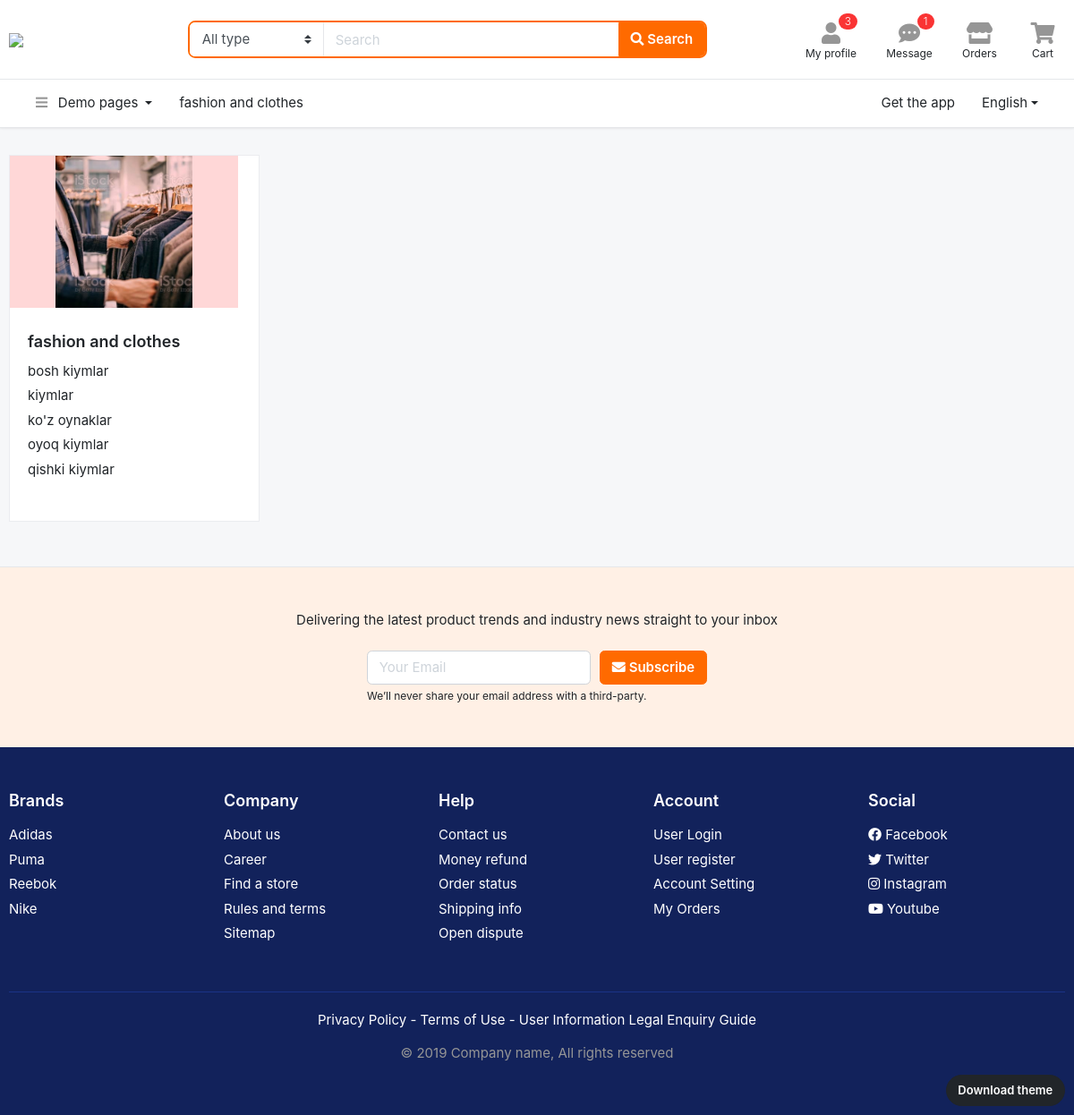
The app's page /bolimlar/ with its own data.
### Alistyleapp/models.py (models this page shows, shortened)
class Bolim(models.Model):
    nom = models.CharField(max_length=50)
    rasm = models.FileField(upload_to="rasmlar", blank=True)
    def __str__(self):
        return self.nom

class Ichki(models.Model):
    nom = models.CharField(max_length=50)
    rasm = models.FileField(upload_to="rasmlar")
    bolim = models.ForeignKey(Bolim, on_delete=models.SET_NULL, null=True, related_name="bolim_ichkilari")

### Alistyleapp/views.py (the view)
# urls.py: path('bolimlar/', BolimlarView.as_view(), name="bolimlar"),
class BolimlarView(View):
     def get(self,request):
         data = {
             "bolimlar": Bolim.objects.all()
         }
         return render(request, "page-category.html", data)

### templates/page-category.html (shortened to what this page needs)
<!DOCTYPE HTML>
<html lang="en">
{% load static %}
<head>
<link href="{% static 'css/bootstrap.css' %}" rel="stylesheet" type="text/css"/>
<link href="{% static 'fonts/fontawesome/css/all.min.css' %}" type="text/css" rel="stylesheet">
<link href="{% static 'css/ui.css' %}" rel="stylesheet" type="text/css"/>
<link href="{% static 'css/responsive.css' %}" rel="stylesheet" type="text/css" />
</head>
<body>
<a href="{% static 'bootstrap-ecommerce.com/page-themes.html' %}" class="btn btn-dark rounded-pill" style="font-size:13px; z-index:100; position: fixed; bottom:10px; right:10px;">Download theme</a>
<header class="section-header">
<section class="header-main border-bottom">
	<div class="container">
		<div class="row align-items-center">
			<div class="col-xl-2 col-lg-3 col-md-12">
				<a href="{% static 'bootstrap-ecommerce.com" class="brand-wrap">
					<img class="logo" src="{% static 'images/logo.png' %}">
				</a>
			</div>
			<div class="col-xl-6 col-lg-5 col-md-6">
				<form action="#" class="search-header">
					<div class="input-group w-100">
						<select class="custom-select border-right"  name="category_name">
								<option value="">All type</option><option value="codex">Special</option>
						</select>
					    <input type="text" class="form-control" placeholder="Search">
					    <div class="input-group-append">
					      <button class="btn btn-primary" type="submit">
					        <i class="fa fa-search"></i> Search
					      </button>
					    </div>
				    </div>
				</form>
			</div>
			<div class="col-xl-4 col-lg-4 col-md-6">
				<div class="widgets-wrap float-md-right">
					<div class="widget-header mr-3">
						<a href="#" class="widget-view">
							<div class="icon-area">
								<i class="fa fa-user"></i>
								<span class="notify">3</span>
							</div>
							<small class="text"> My profile </small>
						</a>
					</div>
					<div class="widget-header mr-3">
						<a href="#" class="widget-view">
							<div class="icon-area">
								<i class="fa fa-comment-dots"></i>
								<span class="notify">1</span>
							</div>
							<small class="text"> Message </small>
						</a>
					</div>
					<div class="widget-header mr-3">
						<a href="#" class="widget-view">
							<div class="icon-area">
								<i class="fa fa-store"></i>
							</div>
							<small class="text"> Orders </small>
						</a>
					</div>
					<div class="widget-header">
						<a href="#" class="widget-view">
							<div class="icon-area">
								<i class="fa fa-shopping-cart"></i>
							</div>
							<small class="text"> Cart </small>
						</a>
					</div>
				</div>
			</div>
		</div>
	</div>
</section>
<nav class="navbar navbar-main navbar-expand-lg border-bottom">
  <div class="container">
    <div class="collapse navbar-collapse" id="main_nav">
      <ul class="navbar-nav">
		<li class="nav-item dropdown">
			<a class="nav-link dropdown-toggle" data-toggle="dropdown" href="#"> <i class="fa fa-bars text-muted mr-2"></i> Demo pages </a>
		</li>
		  {% for i in bolimlar%}
      	<li class="nav-item">
           <a class="nav-link" href="#">{{ i }}</a>
        </li>
		  {% endfor %}
      </ul>
      <ul class="navbar-nav ml-md-auto">
      	  <li class="nav-item">
            <a class="nav-link" href="#">Get the app</a>
          </li>
	      <li class="nav-item dropdown">
	        <a class="nav-link dropdown-toggle" href="http://example.com" data-toggle="dropdown">English</a>
	      </li>
	   </ul>
    </div>
  </div>
</nav>
</header>
<section class="section-content padding-y">
<div class="container">
<nav class="row">
	{% for bolim in bolimlar %}
		<div class="col-md-3">
			<div class="card card-category">
			  <div class="img-wrap" style="background: #ffd7d7">
			  	<img src="{{ bolim.rasm.url }}">
			  </div>
			  <div class="card-body">
			    <h4 class="card-title"><a href="/bolimlar/{{bolim.id}}/">{{ bolim.nom }}</a></h4>
			    <ul class="list-menu">
					{% for ichki in bolim.bolim_ichkilari.all|slice:":5" %}
			    	<li><a href="/ichki/{{ichki.id}}/">{{ ichki.nom }}</a></li>
					{% endfor %}
			    </ul>
			  </div>
			</div>
		</div>
	</nav>
</div>
	{% endfor %}
</section>
<section class="padding-y-lg bg-light border-top">
<div class="container">
<p class="pb-2 text-center">Delivering the latest product trends and industry news straight to your inbox</p>
<div class="row justify-content-md-center">
	<div class="col-lg-4 col-sm-6">
<form class="form-row">
		<div class="col-8">
		<input class="form-control" placeholder="Your Email" type="email">
		</div>
		<div class="col-4">
		<button type="submit" class="btn btn-block btn-warning"> <i class="fa fa-envelope"></i> Subscribe </button>
		</div>
</form>
<small class="form-text">We’ll never share your email address with a third-party. </small>
	</div>
</div>
</div>
</section>
<footer class="section-footer bg-secondary">
	<div class="container">
		<section class="footer-top padding-y-lg text-white">
			<div class="row">
				<aside class="col-md col-6">
					<h6 class="title">Brands</h6>
					<ul class="list-unstyled">
						<li> <a href="#">Adidas</a></li>
						<li> <a href="#">Puma</a></li>
						<li> <a href="#">Reebok</a></li>
						<li> <a href="#">Nike</a></li>
					</ul>
				</aside>
				<aside class="col-md col-6">
					<h6 class="title">Company</h6>
					<ul class="list-unstyled">
						<li> <a href="#">About us</a></li>
						<li> <a href="#">Career</a></li>
						<li> <a href="#">Find a store</a></li>
						<li> <a href="#">Rules and terms</a></li>
						<li> <a href="#">Sitemap</a></li>
					</ul>
				</aside>
				<aside class="col-md col-6">
					<h6 class="title">Help</h6>
					<ul class="list-unstyled">
						<li> <a href="#">Contact us</a></li>
						<li> <a href="#">Money refund</a></li>
						<li> <a href="#">Order status</a></li>
						<li> <a href="#">Shipping info</a></li>
						<li> <a href="#">Open dispute</a></li>
					</ul>
				</aside>
				<aside class="col-md col-6">
					<h6 class="title">Account</h6>
					<ul class="list-unstyled">
						<li> <a href="#"> User Login </a></li>
						<li> <a href="#"> User register </a></li>
						<li> <a href="#"> Account Setting </a></li>
						<li> <a href="#"> My Orders </a></li>
					</ul>
				</aside>
				<aside class="col-md">
					<h6 class="title">Social</h6>
					<ul class="list-unstyled">
						<li><a href="#"> <i class="fab fa-facebook"></i> Facebook </a></li>
						<li><a href="#"> <i class="fab fa-twitter"></i> Twitter </a></li>
						<li><a href="#"> <i class="fab fa-instagram"></i> Instagram </a></li>
						<li><a href="#"> <i class="fab fa-youtube"></i> Youtube </a></li>
					</ul>
				</aside>
			</div>
		</section>
		<section class="footer-bottom text-center">
				<p class="text-white">Privacy Policy - Terms of Use - User Information Legal Enquiry Guide</p>
				<p class="text-muted"> &copy 2019 Company name, All rights reserved </p>
				<br>
		</section>
	</div>
</footer>
</body>
</html>

### static/css/ui.css (style rules this page uses)
html { font-family:'Inter', sans-serif;font-size:15px }
.img-wrap { text-align:center;display:block }
.img-wrap img { max-width:100% }
.padding-y { padding-top:30px;padding-bottom:30px }
.padding-y-lg { padding-top:48px;padding-bottom:48px }
.section-header { background-color:#fff;-webkit-box-shadow:0 0 3px rgba(51,51,51,0.15);box-shadow:0 0 3px rgba(51,51,51,0.15) }
.header-main { position:relative;padding-top:1rem;padding-bottom:1rem }
.brand-wrap .logo,.navbar-brand .logo { margin-right:7px;max-height:34px;display:inline-block }
.search-header { border:2px solid #ff6a00;border-radius:.55rem }
.search-header .form-control,.search-header .custom-select { border-color:transparent }
.search-header select { -ms-flex-preferred-size:150px !important;flex-basis:150px !important;-webkit-box-flex:0 !important;-ms-flex-positive:0 !important;flex-grow:0 !important }
.widget-header { display:inline-block;vertical-align:middle;position:relative }
.widget-header .widget-view { padding:5px 7px;display:inline-block;position:relative;text-align:center }
.widget-header .icon-area { font-size:24px;display:inline-block;width:36px;height:30px;color:#969696 }
.widget-header .icon-area .notify { position:absolute;top:0px;right:8% }
.widget-header .text { max-width:80px;overflow:hidden;text-overflow:ellipsis;white-space:nowrap;display:block;line-height:1.2 }
.widget-header a { color:#212529 }
.section-footer ul li { margin-bottom:5px }
.section-footer ul a { color:inherit }
.section-footer .title { font-weight:600;margin-bottom:16px;font-size:18px }
.footer-bottom { padding-top:20px;padding-bottom:20px;border-top:1px solid #1a3286 }
[class*="list-"] li:after { visibility:hidden;display:block;content:"";overflow:hidden;height:0;clear:both }
.list-menu { list-style:none;margin:0;padding-left:0 }
.list-menu li { margin-bottom:5px }
.list-menu a { color:#212529 }
.card-category { display:block;margin-bottom:20px;overflow:hidden;min-height:410px }
.card-category .card-title { font-weight:600;font-size:18px }
.card-category .img-wrap { overflow:hidden;display:inline-block;height:170px;background:#fff0c5 }
.card-category .img-wrap img { height:100%;width:60%;-o-object-fit:cover;object-fit:cover;mix-blend-mode:multiply }
.card .img-wrap { overflow:hidden }
.notify { position:absolute;top:-4px;right:-10px;display:inline-block;padding:.25em .6em;font-size:12px;line-height:1;text-align:center;font-weight:300;border-radius:3rem;color:#fff;background-color:#fa3434 }
body { background-color:#f6f7f9 }

### records on screen
Bolim: nom "fashion and clothes", rasm (picture)
Ichki: nom "bosh kiymlar"
Ichki: nom "kiymlar"
Ichki: nom "ko'z oynaklar"
Ichki: nom "oyoq kiymlar"
Ichki: nom "qishki kiymlar"
